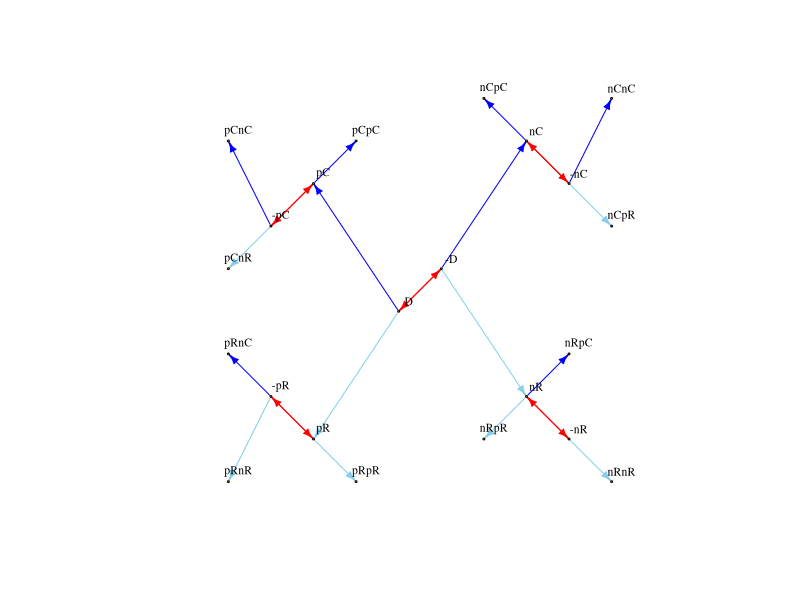
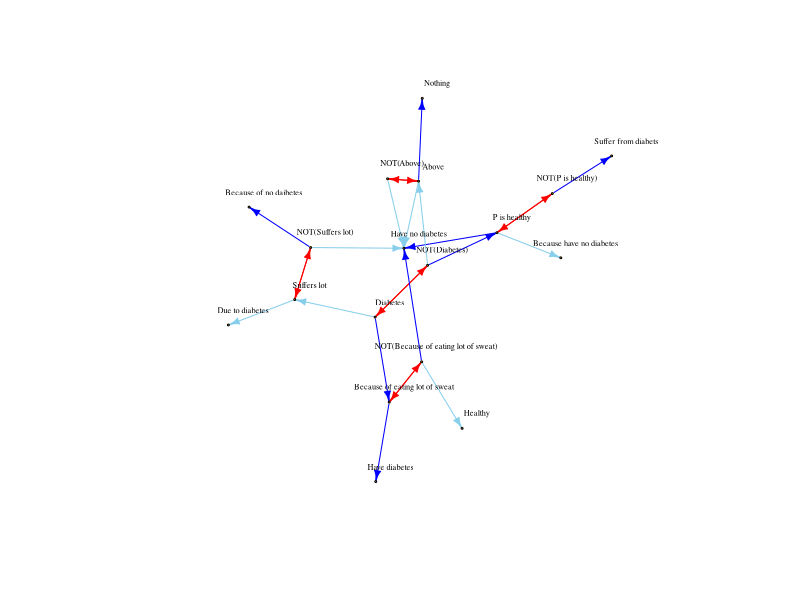

Recreate these plots in R, in order. (Note: this script raises an error after producing the figures.)
## ---- chunk 1
rm(list=ls())
knitr::opts_chunk$set(echo=F, warning=F, cache=F, message=F,
                      sanitiz=T, fig.width = 5, fig.height = 3)
## ---- chunk 2
library(tidyr)
library(dplyr)
library(ggplot2)
library(igraph)
char = as.character
num = function(x) {return(as.numeric(as.character(x)))}
## ---- chunk 3
df = read.csv("../../data/experiment1/all_data.csv") %>%
  mutate(response = char(response)) %>%
  filter(!(workerid %in% c(3,4,5,6)))
## ---- chunk 4
df$positive_response = gsub(
  "<span class='variable_word (name|him|he)'>\\{\\{\\}\\}</span>",
  "P",
  df$positive_response)
df$positive_response = gsub(
  "<span class='variable_word his'>\\{\\{\\}\\}</span>",
  "P's",
  df$positive_response)
## ---- chunk 5
# nodes = w0$response
transforms = c("p", "n")
frames = c("C", "R")
n_link_types = length(transforms)*length(frames)

full_graph_structure = data.frame(
  transform1 = c(rep(rep(transforms, c(2,2)), 1),
                 rep(rep(transforms, c(8,8)), 1)),
  frame1 = c(rep(rep(frames, c(1,1)), 2),
             rep(rep(frames, c(4,4)), 2)),
  transform2 = c(rep("", n_link_types),
                 rep(rep(transforms, c(2,2)), 4)),
  frame2 = c(rep("", n_link_types),
             rep(rep(frames, c(1,1)), 8)),
  stringsAsFactors=F) %>%
  filter(frame1==frame2 | transform1!=transform2) %>%
  mutate(var1 = paste(transform1, frame1, sep=""),
         var2 = paste(transform2, frame2, sep=""),
         variable = paste(var1, var2, sep="")) %>%
  mutate(source = ifelse(var2=="", "D", var1),
         target = variable,
         link_type = ifelse(var2=="", var1, var2)) %>%
  select(source, target, link_type)

graph_structure = full_graph_structure

negations = graph_structure %>% 
  filter(link_type %in% c("nC", "nR")) %>%
  mutate(target = paste("-", source, sep=""),
         link_type = "neg") %>%
  rbind(graph_structure %>% 
  filter(link_type %in% c("nC", "nR")) %>%
  mutate(target = source,
         source = paste("-", source, sep=""),
         link_type = "neg"))
cause_negations = graph_structure %>% 
  filter(link_type=="nC") %>%
  mutate(source = paste("-", source, sep=""),
         link_type = "pC")
result_negations = graph_structure %>% 
  filter(link_type=="nR") %>%
  mutate(source = paste("-", source, sep=""),
         link_type = "pR")
graph_structure = graph_structure %>%
  filter(!(link_type %in% c("nC", "nR"))) %>%
  rbind(negations) %>% rbind(cause_negations) %>% rbind(result_negations)

graph_structure = graph_structure %>% unique()

edge_types = matrix(c(graph_structure$source, graph_structure$target), ncol=2) %>%
  t %>% c

link_color_map = c(
  pC = "blue",
  pR = "skyblue",
  nC = "red",
  nR = "pink",
  neg = "red"
)

link_colors = link_color_map[graph_structure$link_type]

abstract_graph = make_graph(edge_types, directed=T)

node_types = names(V(abstract_graph))

orig_node_types = c("D","pC","pR","nC","nR","pCpC","pCnC","pCnR","pRpR","pRnC","pRnR", "nCpC", "nCpR", "nCnC", "nRpC", "nRpR", "nRnR", "-D", "-pC", "-pR", "-nC", "-nR")
orig_node_positions = data.frame(
  variable = orig_node_types,
  #     D     pC    pR    nC    nR    pCpC pCnC pCnR pRpR pRnC pRnR nCpC nCpR nCnC nRpC nRpR nRnR -D    -pC   -pR   -nC   -nR
  r = c(4,    2,    2,    7,    7,    3,   0,   0,   3,   0,   0,   6,   9,   9,   8,   6,   9,   5,    1,    1,    8,    8),
  c = c(4,    7,    1,    8,    2,    8,   8,   5,   0,   3,   0,   9,   6,   9,   3,   1,   0,   5,    6,    2,    7,    1)
)
node_positions = data.frame(
    variable = node_types
  ) %>%
  mutate(r = sapply(char(variable), function(v) {return((orig_node_positions %>% filter(variable==v))$r[1])})) %>%
  mutate(c = sapply(char(variable), function(v) {return((orig_node_positions %>% filter(variable==v))$c[1])}))

abstract_layout = matrix(c(node_positions$r, node_positions$c), byrow=F, ncol=2)

plot(abstract_graph,
     vertex.size=1,
     vertex.label.cex=0.7,
     vertex.label.color="black",
     vertex.label.dist=1,
     edge.color=link_colors,
     layout=abstract_layout,
     edge.arrow.size=0.5)

# layout_as_tree(abstract_graph)
## ---- chunk 6
# great examples: 10, 11, 17, 18, 19
# tautological: 7
# messy: 8, 12
# worker_to_graph = 19

worker_to_graph = 8
w = df %>%
  select(response, positive_response, variable, workerid) %>%
  filter(workerid==worker_to_graph) %>%
  # hard code graph similarity merges
  # mutate(positive_response = ifelse(positive_response=="P has lung cancer", "Lung cancer", positive_response)) %>%
  # mutate(positive_response = ifelse(positive_response=="P does not have lung cancer", "P doesn't have lung cancer", positive_response)) %>%
  filter(!is.na(response))
responses = w$positive_response
names(responses) = w$variable

edges_df = full_graph_structure %>%
  select(source, target, link_type) %>%
  filter(target %in% w$variable & source %in% w$variable) %>%
  mutate(source = responses[source],
         target = responses[target]) %>%
  unique()

## make negations of D, pC, nC, nR, pR
negations = edges_df %>% 
  filter(link_type %in% c("nC", "nR")) %>%
  mutate(target = paste("NOT(", source, ")", sep=""),
         link_type = "neg") %>%
  rbind(edges_df %>% 
  filter(link_type %in% c("nC", "nR")) %>%
  mutate(target = source,
         source = paste("NOT(", source, ")", sep=""),
         link_type = "neg"))
cause_negations = edges_df %>% 
  filter(link_type=="nC") %>%
  mutate(source = paste("NOT(", source, ")", sep=""),
         link_type = "pC")
result_negations = edges_df %>% 
  filter(link_type=="nR") %>%
  mutate(source = paste("NOT(", source, ")", sep=""),
         link_type = "pR")
edges_df = edges_df %>%
  filter(!(link_type %in% c("nC", "nR"))) %>%
  rbind(negations) %>% rbind(cause_negations) %>% rbind(result_negations) %>%
  unique()

edges_df = edges_df %>%
  # hard code graph similarity merges
  # mutate(source = ifelse(source=="NOT(P is not ill)", "P is ill", source),
  #        target = ifelse(target=="NOT(P is not ill)", "P is ill", target)) %>%
  # mutate(source = ifelse(source=="NOT(Lung cancer)", "P doesn't have lung cancer", source),
  #        target = ifelse(target=="NOT(Lung cancer)", "P doesn't have lung cancer", target)) %>%
  # mutate(source = ifelse(source=="NOT(P is ill)", "P is not ill", source),
  #        target = ifelse(target=="NOT(P is ill)", "P is not ill", target)) %>%
  unique()

edges = matrix(c(edges_df$source, edges_df$target), ncol=2) %>%
  t %>% c

link_colors = link_color_map[edges_df$link_type]

g = make_graph(edges, directed=T)

nodes = names(V(g))

# get node locations
row_pos = node_positions$r
names(row_pos) = node_positions$variable
col_pos = node_positions$c
names(col_pos) = node_positions$variable

negations = w %>% filter(variable%in%c("nR", "nC", "D", "pR", "pC")) %>%
  mutate(positive_response = paste("NOT(", positive_response, ")", sep=""),
         variable = paste("-", variable, sep=""))
nodes_df = w %>% 
  rbind(negations) %>%
  group_by(positive_response) %>%
  summarise(variable = variable[1])
first_vars = nodes_df$variable
names(first_vars) = nodes_df$positive_response

positions = data.frame(
  positive_response = nodes,
  variable = first_vars[nodes],
  stringsAsFactors = F) %>%
  mutate(r = row_pos[char(variable)],
         c = col_pos[char(variable)])

g_layout = matrix(c(positions$r, positions$c), byrow=F, ncol=2)

# pdf(file=paste("graphs/s", worker_to_graph, ".pdf", sep=""))
plot(g,
     vertex.size=1,
     vertex.label.cex=0.5,
     vertex.label.color="black",
     vertex.label.dist=1.5,
     edge.color=link_colors,
     # layout=g_layout,
     edge.arrow.size=0.5
     )
# dev.off()
## ---- chunk 7
graph_similarity_counts = matrix(0, nrow=length(nodes), ncol=length(nodes), dimnames = list(nodes, nodes))

# for each node,
#   check the links going out to see if there are any duplicates.
#     if so, follow them and increment the nodes that are matched that way

explore_duplicates = function(reference_nodes, graph_df, ignore=c(), depth=0, max_depth=4) {
  out = graph_df %>% filter(source %in% reference_nodes & !(target %in% ignore))
  out_counts = table(out$link_type)
  duplicate_links = names(out_counts)[which(out_counts>1)]
  for (duplicate_link in duplicate_links) {
    nodes_to_increment = (out %>% filter(link_type == duplicate_link))$target
    for (n1 in nodes_to_increment) {
      for (n2 in nodes_to_increment) {
        if (n1!=n2) {
          graph_similarity_counts[n1, n2] <<- graph_similarity_counts[n1, n2] + 1
        }
      }
    }
    if (depth<max_depth) {
      explore_duplicates(nodes_to_increment, graph_df, ignore=reference_nodes, depth=depth+1, max_depth=max_depth)
    }
  }
  
  into = graph_df %>% filter(target %in% reference_nodes & !(source %in% ignore))
  into_counts = table(into$link_type)
  duplicate_links = names(into_counts)[which(into_counts>1)]
  for (duplicate_link in duplicate_links) {
    nodes_to_increment = (into %>% filter(link_type == duplicate_link))$source
    for (n1 in nodes_to_increment) {
      for (n2 in nodes_to_increment) {
        if (n1!=n2) {
          graph_similarity_counts[n1, n2] <<- graph_similarity_counts[n1, n2] + 1
        }
      }
    }
    if (depth<max_depth) {
      explore_duplicates(nodes_to_increment, graph_df, ignore=reference_nodes, depth=depth+1, max_depth=max_depth)
    }
  }
}

for (node in nodes) {
  explore_duplicates(c(node), edges_df)
}

mergeables = as.data.frame(graph_similarity_counts) %>%
  mutate(n1 = row.names(.)) %>%
  gather("n2", "similarity", num(row.names(.))) %>%
  filter(similarity > 0)
mergeables
## ---- chunk 8
all_edges_df = do.call(rbind, lapply(unique(df$workerid), function(worker_to_graph) {
  w = df %>%
    select(response, positive_response, variable, workerid) %>%
    filter(workerid==worker_to_graph) %>%
    filter(!is.na(response))
  responses = w$positive_response
  names(responses) = w$variable
  
  edges_df = full_graph_structure %>%
    select(source, target, link_type) %>%
    filter(target %in% w$variable & source %in% w$variable) %>%
    mutate(source = responses[source],
           target = responses[target]) %>%
    unique()
  
  ## make negations of D, pC, nC, nR, pR
  negations = edges_df %>% 
    filter(link_type %in% c("nC", "nR")) %>%
    mutate(target = paste("NOT(", source, ")", sep=""),
           link_type = "neg") %>%
    rbind(edges_df %>% 
            filter(link_type %in% c("nC", "nR")) %>%
            mutate(target = source,
                   source = paste("NOT(", source, ")", sep=""),
                   link_type = "neg"))
  cause_negations = edges_df %>% 
    filter(link_type=="nC") %>%
    mutate(source = paste("NOT(", source, ")", sep=""),
           link_type = "pC")
  result_negations = edges_df %>% 
    filter(link_type=="nR") %>%
    mutate(source = paste("NOT(", source, ")", sep=""),
           link_type = "pR")
  edges_df = edges_df %>%
    filter(!(link_type %in% c("nC", "nR"))) %>%
    rbind(negations) %>% rbind(cause_negations) %>% rbind(result_negations) %>%
    unique()
  return(edges_df)
})) %>%
  unique()
## ---- chunk 9
edges = matrix(c(all_edges_df$source, all_edges_df$target), ncol=2) %>%
  t %>% c

link_colors = link_color_map[all_edges_df$link_type]

g = make_graph(edges, directed=T)

nodes = names(V(g))

# get node locations
row_pos = node_positions$r
names(row_pos) = node_positions$variable
col_pos = node_positions$c
names(col_pos) = node_positions$variable

negations = w %>% filter(variable%in%c("nR", "nC", "D", "pR", "pC")) %>%
  mutate(positive_response = paste("NOT(", positive_response, ")", sep=""),
         variable = paste("-", variable, sep=""))
nodes_df = w %>% 
  rbind(negations) %>%
  group_by(positive_response) %>%
  summarise(variable = variable[1])
first_vars = nodes_df$variable
names(first_vars) = nodes_df$positive_response

positions = data.frame(
  positive_response = nodes,
  variable = first_vars[nodes],
  stringsAsFactors = F) %>%
  mutate(r = row_pos[char(variable)],
         c = col_pos[char(variable)])

g_layout = matrix(c(positions$r, positions$c), byrow=F, ncol=2)

# pdf(file=paste("graphs/s", worker_to_graph, ".pdf", sep=""))
plot(g,
     vertex.size=1,
     # vertex.label=NA,
     vertex.label.cex=0.5,
     vertex.label.color="black",
     vertex.label.dist=1.5,
     edge.color=link_colors,
     # layout=g_layout,
     edge.arrow.size=0.25
     )
# dev.off()
## ---- chunk 10
graph_similarity_counts = matrix(0, nrow=length(nodes), ncol=length(nodes), dimnames = list(nodes, nodes))

for (node in nodes) {
  explore_duplicates(c(node), all_edges_df, max_depth = 1)
}

mergeables = as.data.frame(graph_similarity_counts) %>%
  mutate(n1 = row.names(.)) %>%
  gather("n2", "similarity", num(row.names(.))) %>%
  filter(similarity > 0)
mergeables
## ---- chunk 11
# mergeables %>%
#   ggplot(., aes(x=n1, y=n2, fill=similarity)) +
#   geom_tile() +
#   theme(axis.title.x=element_blank(),
#         axis.text.x=element_blank(),
#         axis.ticks.x=element_blank())
mergeables %>% dist %>% hclust
## ---- chunk 12
# for each (call it "central") node,
#   for each other (call it "peripheral") node,
#     what pattern(s) connect(s) the two?
#   do any peripheral nodes share patterns?
#   if they do, adjust the count for that pair up
# look at the counts: are node pairs with high counts similar?
graph_similarity_counts = matrix(0, nrow=length(nodes), ncol=length(nodes), dimnames = list(nodes, nodes))
for (central_node in nodes) {
  signatures_for_nodes = list()
  for (peripheral_node in nodes) {
    # find path(s) between the two
    paths = all_simple_paths(g, from=central_node, to=peripheral_node, mode="all")
    # for each path, get the corresponding link pattern
    path_signatures = c()
    for (path in paths) {
      nodes_visited = nodes[path]
      previous_node = nodes_visited[[1]]
      path_signature = ""
      for (path_node in nodes_visited[2:length(nodes_visited)]) {
        link_pattern = paste((all_edges_df %>% filter((source==previous_node & target==path_node) | (target==previous_node & source==path_node)))$link_type, collapse="+")
        if (nchar(link_pattern) > 0) {
          path_signature = paste(path_signature, link_pattern, sep=" ")
        }
        previous_node = path_node
      }
      if (nchar(path_signature) > 0) {
        path_signatures = c(path_signatures, path_signature)
      }
    }
    signatures_for_nodes[[peripheral_node]] = path_signatures
  }
  # if any peripheral nodes have matching patterns off of the central node, increment their counts
  for (node1 in names(signatures_for_nodes)) {
    for (node2 in names(signatures_for_nodes)) {
      if (node1!=node2 & length(intersect(signatures_for_nodes[[node1]], signatures_for_nodes[[node2]])) > 0) {
        graph_similarity_counts[node1, node2] = graph_similarity_counts[node1, node2] + 1
      }
    }
  }
}
similarity_df = expand.grid(node1=nodes, node2=nodes) %>%
  mutate(similarity = mapply(function(node1, node2) {
    if (node1 != node2 & graph_similarity_counts[node1, node2] > 0) {
      return(graph_similarity_counts[node1, node2])
    } else {
      return(0)
    }
  }, node1, node2))
similarity_df %>% filter(similarity == max(similarity_df$similarity))
## ---- chunk 13
all_simple_paths(g, from="NOT(P smoked)", to="Lung cancer")

central_node = "NOT(P didnt smoke)"
peripheral_node = "Lung cancer"
